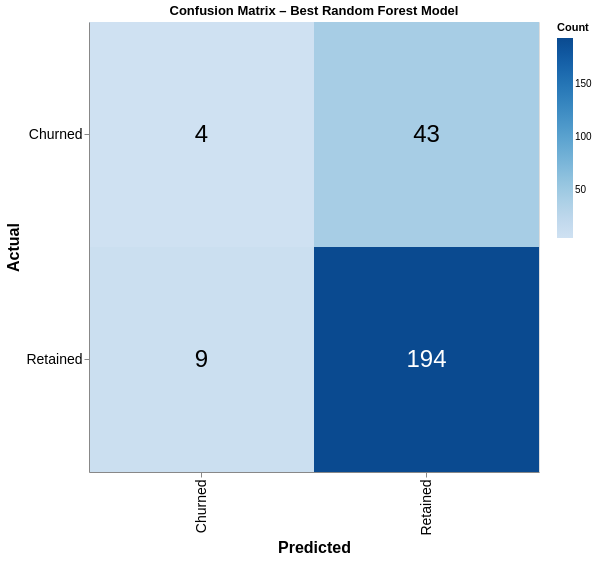

The notebook cell this image was saved under:
### Markdown cell above
**Business interpretation**   
- Current recall (~8.5%) captures only a small portion of actual churners — suggesting we may want to lower the decision threshold or accept more false positives for a retention campaign where outreach cost is low.  
- Precision (~30.8%) means about 1 in 3 flagged customers actually churn — still useful for targeted (not mass) interventions.  
- F1 ~0.133 reflects imbalance; future iterations could explore threshold tuning or SMOTE.

### Code cell
# Cell 18: Altair Confusion Matrix with Counts on Tiles

from sklearn.metrics import confusion_matrix

# Use best model predictions
cm = confusion_matrix(y_test, y_pred3);

# Create long format for Altair
labels = ['Retained', 'Churned']
cm_df = pd.DataFrame(cm, index=labels, columns=labels).reset_index().melt(id_vars='index')
cm_df.columns = ['Actual', 'Predicted', 'Count']

# Base chart
base = alt.Chart(cm_df).mark_rect().encode(
    x='Predicted:N',
    y='Actual:N',
    color=alt.Color('Count:Q', scale=alt.Scale(scheme='blues'), title='Count'),
    tooltip=['Actual', 'Predicted', 'Count']
).properties(
    title='Confusion Matrix – Best Random Forest Model',
    width=450,
    height=450
)

# Add text labels (counts) on tiles
text = base.mark_text(size=24).encode(
    text='Count:Q',
    color=alt.condition(alt.datum.Count > float(cm.max()/2), alt.value('white'), alt.value('black'))
)

(base + text).configure_axis(labelFontSize=14, titleFontSize=16)

### Figure 1 — Vega specification as saved in the notebook (floating-point values rounded to 4 significant figures)
{"$schema": "https://vega.github.io/schema/vega/v5.json", "data": [{"name": "source_0", "values": [{"Actual": "Retained", "Count": 194, "Predicted": "Retained"}, {"Actual": "Churned", "Count": 43, "Predicted": "Retained"}, {"Actual": "Retained", "Count": 9, "Predicted": "Churned"}, {"Actual": "Churned", "Count": 4, "Predicted": "Churned"}]}, {"name": "data_0", "values": [{"Actual": "Retained", "Count": 194, "Predicted": "Retained"}, {"Actual": "Churned", "Count": 43, "Predicted": "Retained"}, {"Actual": "Retained", "Count": 9, "Predicted": "Churned"}, {"Actual": "Churned", "Count": 4, "Predicted": "Churned"}]}, {"name": "data_0_x_domain_Predicted_0", "values": [{"Predicted": "Retained"}, {"Predicted": "Churned"}]}, {"name": "source_0_x_domain_Predicted_1", "values": [{"Predicted": "Retained"}, {"Predicted": "Churned"}]}, {"name": "data_0_y_domain_Actual_0", "values": [{"Actual": "Retained"}, {"Actual": "Churned"}]}, {"name": "source_0_y_domain_Actual_1", "values": [{"Actual": "Retained"}, {"Actual": "Churned"}]}, {"name": "data_0_color_domain_Count", "values": [{"min": 4, "max": 194}]}], "marks": [{"type": "rect", "name": "layer_0_marks", "from": {"data": "data_0"}, "encode": {"update": {"height": {"signal": "max(0.25, bandwidth('y'))"}, "y": {"field": "Actual", "scale": "y"}, "x": {"field": "Predicted", "scale": "x"}, "tooltip": {"signal": "{\"Actual\": isValid(datum[\"Actual\"]) ? datum[\"Actual\"] : \"\"+datum[\"Actual\"], \"Predicted\": isValid(datum[\"Predicted\"]) ? datum[\"Predicted\"] : \"\"+datum[\"Predicted\"], \"Count\": format(datum[\"Count\"], \"\")}"}, "width": {"signal": "max(0.25, bandwidth('x'))"}, "fill": {"field": "Count", "scale": "color"}}}, "style": ["rect"]}, {"type": "text", "name": "layer_1_marks", "from": {"data": "source_0"}, "encode": {"update": {"fontSize": {"value": 24}, "baseline": {"value": "middle"}, "tooltip": {"signal": "{\"Actual\": isValid(datum[\"Actual\"]) ? datum[\"Actual\"] : \"\"+datum[\"Actual\"], \"Predicted\": isValid(datum[\"Predicted\"]) ? datum[\"Predicted\"] : \"\"+datum[\"Predicted\"], \"Count\": format(datum[\"Count\"], \"\")}"}, "y": {"field": "Actual", "scale": "y", "band": 0.5}, "x": {"field": "Predicted", "scale": "x", "band": 0.5}, "align": {"value": "center"}, "text": {"signal": "format(datum[\"Count\"], \"\")"}, "fill": [{"value": "white", "test": "(datum.Count > 97.0)"}, {"value": "black"}]}}, "style": ["text"]}], "scales": [{"name": "x", "type": "band", "domain": {"fields": [{"data": "data_0_x_domain_Predicted_0", "field": "Predicted"}, {"data": "source_0_x_domain_Predicted_1", "field": "Predicted"}], "sort": true}, "range": [0, {"signal": "width"}], "paddingInner": 0, "paddingOuter": 0}, {"name": "y", "type": "band", "domain": {"fields": [{"data": "data_0_y_domain_Actual_0", "field": "Actual"}, {"data": "source_0_y_domain_Actual_1", "field": "Actual"}], "sort": true}, "range": [0, {"signal": "height"}], "paddingOuter": 0, "paddingInner": 0}, {"name": "color", "type": "linear", "domain": [{"signal": "(data(\"data_0_color_domain_Count\")[0] || {}).min"}, {"signal": "(data(\"data_0_color_domain_Count\")[0] || {}).max"}], "range": {"scheme": "blues"}, "zero": false, "interpolate": "hcl"}], "axes": [{"scale": "x", "labelAngle": 270, "title": "Predicted", "labelAlign": "right", "labelBaseline": "middle", "zindex": 1, "grid": false, "orient": "bottom"}, {"scale": "y", "orient": "left", "grid": false, "zindex": 1, "title": "Actual"}], "title": {"text": "Confusion Matrix – Best Random Forest Model", "frame": "group"}, "style": "cell", "height": 450, "legends": [{"title": "Count", "fill": "color", "gradientLength": {"signal": "clamp(height, 64, 200)"}}], "background": "white", "config": {"axis": {"labelFontSize": 14, "titleFontSize": 16}}, "padding": 5, "width": 450}
